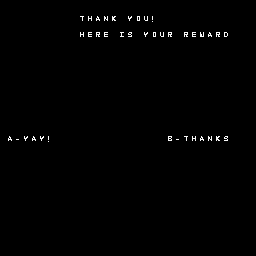

Tiled map render using the project's own tile images. Description and the whole map definition, tile-layer contents included, below:
An orthogonal 32x32 tile map with 8x8 px tiles, 1 tile layer (Tile Layer 1).

<map version="1.10" tiledversion="1.10.2" orientation="orthogonal" renderorder="right-down" width="32" height="32" tilewidth="8" tileheight="8" infinite="0" nextlayerid="2" nextobjectid="1">
 <editorsettings>
  <export target="completedText.c" format="gba" />
 </editorsettings>
 <tileset firstgid="1" source="text.tsx" />
 <layer id="1" name="Tile Layer 1" width="32" height="32">
  <data encoding="csv">
0,0,1,1,0,1,1,0,0,0,0,0,0,0,0,0,0,0,0,0,0,0,0,0,0,0,0,0,0,0,0,0,
0,0,1,1,1,1,1,1,0,0,0,0,0,0,0,0,0,0,0,0,0,0,0,0,0,0,0,0,0,0,0,0,
0,1,1,1,1,1,1,1,0,0,21,9,2,15,12,0,26,16,22,28,0,0,0,0,0,0,0,0,0,0,0,0,
0,1,1,1,1,1,1,1,1,0,0,0,0,0,0,0,0,0,0,0,0,0,0,0,0,0,0,0,0,0,0,0,
0,1,1,1,1,1,1,0,1,0,9,6,19,6,0,10,20,0,26,16,22,19,0,19,6,24,2,19,5,0,0,0,
0,1,1,1,1,1,1,0,1,0,0,0,0,0,0,0,0,0,0,0,0,0,0,0,0,0,0,0,0,0,0,0,
0,1,1,1,1,1,1,1,0,0,0,0,0,0,0,0,0,0,0,0,0,0,0,0,0,0,0,0,0,0,0,0,
0,0,0,1,1,1,1,0,0,0,0,0,0,0,0,0,0,0,0,0,0,0,0,0,0,0,0,0,0,0,0,0,
0,0,0,0,0,0,1,0,0,0,0,0,0,0,0,0,0,0,0,0,0,0,0,0,0,0,0,0,0,0,0,0,
0,0,0,0,0,0,0,0,0,0,0,0,0,0,0,0,0,0,0,0,0,0,0,0,0,0,0,0,0,0,0,0,
0,0,0,0,0,0,0,0,0,0,0,0,0,0,0,0,0,0,0,0,0,0,0,0,0,0,0,0,0,0,0,0,
0,0,0,0,0,0,0,0,0,0,0,0,0,0,0,0,0,0,0,0,0,0,0,0,0,0,0,0,0,0,0,0,
0,0,0,0,0,0,0,0,0,0,0,0,0,0,0,0,0,0,0,0,0,0,0,0,0,0,0,0,0,0,0,0,
0,0,0,0,0,0,0,0,0,0,0,0,0,0,0,0,0,0,0,0,0,0,0,0,0,0,0,0,0,0,0,0,
0,0,0,0,0,0,0,0,0,0,0,0,0,0,0,0,0,0,0,0,0,0,0,0,0,0,0,0,0,0,0,0,
0,0,0,0,0,0,0,0,0,0,0,0,0,0,0,0,0,0,0,0,0,0,0,0,0,0,0,0,0,0,0,0,
0,0,0,0,0,0,0,0,0,0,0,0,0,0,0,0,0,0,0,0,0,0,0,0,0,0,0,0,0,0,0,0,
0,2,38,26,2,26,28,0,0,0,0,0,0,0,0,0,0,0,0,0,0,3,38,21,9,2,15,12,20,1,0,0,
0,0,0,0,0,0,0,0,0,0,0,0,0,0,0,0,0,0,0,0,0,0,0,0,0,0,0,0,0,0,0,0,
0,0,0,0,0,0,0,0,0,0,0,0,0,0,0,0,0,0,0,0,0,0,0,0,0,0,0,0,0,0,0,0,
0,0,0,0,0,0,0,0,0,0,0,0,0,0,0,0,0,0,0,0,0,0,0,0,0,0,0,0,0,0,0,0,
0,0,0,0,0,0,0,0,0,0,0,0,0,0,0,0,0,0,0,0,0,0,0,0,0,0,0,0,0,0,0,0,
0,0,0,0,0,0,0,0,0,0,0,0,0,0,0,0,0,0,0,0,0,0,0,0,0,0,0,0,0,0,0,0,
0,0,0,0,0,0,0,0,0,0,0,0,0,0,0,0,0,0,0,0,0,0,0,0,0,0,0,0,0,0,0,0,
0,0,0,0,0,0,0,0,0,0,0,0,0,0,0,0,0,0,0,0,0,0,0,0,0,0,0,0,0,0,0,0,
0,0,0,0,0,0,0,0,0,0,0,0,0,0,0,0,0,0,0,0,0,0,0,0,0,0,0,0,0,0,0,0,
0,0,0,0,0,0,0,0,0,0,0,0,0,0,0,0,0,0,0,0,0,0,0,0,0,0,0,0,0,0,0,0,
0,0,0,0,0,0,0,0,0,0,0,0,0,0,0,0,0,0,0,0,0,0,0,0,0,0,0,0,0,0,0,0,
0,0,0,0,0,0,0,0,0,0,0,0,0,0,0,0,0,0,0,0,0,0,0,0,0,0,0,0,0,0,0,0,
0,0,0,0,0,0,0,0,0,0,0,0,0,0,0,0,0,0,0,0,0,0,0,0,0,0,0,0,0,0,0,0,
0,0,0,0,0,0,0,0,0,0,0,0,0,0,0,0,0,0,0,0,0,0,0,0,0,0,0,0,0,0,0,0,
0,0,0,0,0,0,0,0,0,0,0,0,0,0,0,0,0,0,0,0,0,0,0,0,0,0,0,0,0,0,0,0
</data>
 </layer>
</map>
